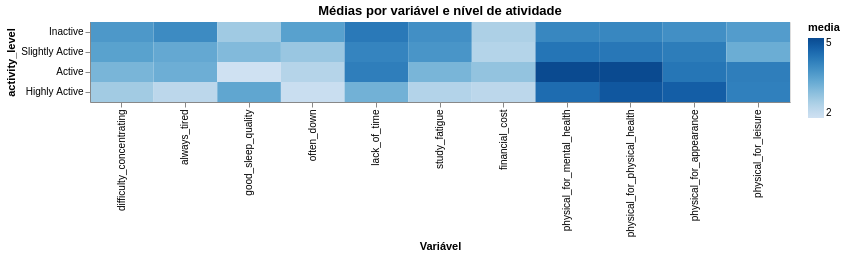

Source (notebook cell):
### Code cell
df_mean = df.groupby("activity_level")[columns_likert].mean().reset_index()

# Transformar em formato longo
df_long = df_mean.melt(id_vars="activity_level", var_name="variavel", value_name="media")

heatmap = alt.Chart(df_long).mark_rect().encode(
    x=alt.X('variavel:N', title='Variável', sort=columns_likert),
    y=alt.Y('activity_level:N', sort=levels_order),
    color=alt.Color('media:Q', scale=alt.Scale(scheme='blues')),
    tooltip=['activity_level:N', 'variavel:N', 'media:Q']
).properties(
    title='Médias por variável e nível de atividade',
    width=700
)

heatmap

### Figure 1 — Vega-Lite specification as saved in the notebook (floating-point values rounded to 4 significant figures)
{"config": {"view": {"continuousWidth": 300, "continuousHeight": 300}}, "data": {"name": "data-aa7c059d8ede243d936d9f9610fae528"}, "mark": {"type": "rect"}, "encoding": {"color": {"field": "media", "scale": {"scheme": "blues"}, "type": "quantitative"}, "tooltip": [{"field": "activity_level", "type": "nominal"}, {"field": "variavel", "type": "nominal"}, {"field": "media", "type": "quantitative"}], "x": {"field": "variavel", "sort": ["difficulty_concentrating", "always_tired", "good_sleep_quality", "often_down", "lack_of_time", "study_fatigue", "financial_cost", "physical_for_mental_health", "physical_for_physical_health", "physical_for_appearance", "physical_for_leisure"], "title": "Variável", "type": "nominal"}, "y": {"field": "activity_level", "sort": ["Inactive", "Slightly Active", "Active", "Highly Active"], "type": "nominal"}}, "title": "Médias por variável e nível de atividade", "width": 700, "$schema": "https://vega.github.io/schema/vega-lite/v5.20.1.json", "datasets": {"data-aa7c059d8ede243d936d9f9610fae528": [{"activity_level": "Active", "variavel": "difficulty_concentrating", "media": 3.143}, {"activity_level": "Highly Active", "variavel": "difficulty_concentrating", "media": 2.667}, {"activity_level": "Inactive", "variavel": "difficulty_concentrating", "media": 3.692}, {"activity_level": "Slightly Active", "variavel": "difficulty_concentrating", "media": 3.522}, {"activity_level": "Active", "variavel": "always_tired", "media": 3.286}, {"activity_level": "Highly Active", "variavel": "always_tired", "media": 2.333}, {"activity_level": "Inactive", "variavel": "always_tired", "media": 3.923}, {"activity_level": "Slightly Active", "variavel": "always_tired", "media": 3.391}, {"activity_level": "Active", "variavel": "good_sleep_quality", "media": 2.0}, {"activity_level": "Highly Active", "variavel": "good_sleep_quality", "media": 3.444}, {"activity_level": "Inactive", "variavel": "good_sleep_quality", "media": 2.692}, {"activity_level": "Slightly Active", "variavel": "good_sleep_quality", "media": 3.043}, {"activity_level": "Active", "variavel": "often_down", "media": 2.429}, {"activity_level": "Highly Active", "variavel": "often_down", "media": 2.111}, {"activity_level": "Inactive", "variavel": "often_down", "media": 3.538}, {"activity_level": "Slightly Active", "variavel": "often_down", "media": 2.783}, {"activity_level": "Active", "variavel": "lack_of_time", "media": 4.143}, {"activity_level": "Highly Active", "variavel": "lack_of_time", "media": 3.222}, {"activity_level": "Inactive", "variavel": "lack_of_time", "media": 4.231}, {"activity_level": "Slightly Active", "variavel": "lack_of_time", "media": 4.043}, {"activity_level": "Active", "variavel": "study_fatigue", "media": 3.143}, {"activity_level": "Highly Active", "variavel": "study_fatigue", "media": 2.444}, {"activity_level": "Inactive", "variavel": "study_fatigue", "media": 3.846}, {"activity_level": "Slightly Active", "variavel": "study_fatigue", "media": 3.739}, {"activity_level": "Active", "variavel": "financial_cost", "media": 2.857}, {"activity_level": "Highly Active", "variavel": "financial_cost", "media": 2.333}, {"activity_level": "Inactive", "variavel": "financial_cost", "media": 2.538}, {"activity_level": "Slightly Active", "variavel": "financial_cost", "media": 2.435}, {"activity_level": "Active", "variavel": "physical_for_mental_health", "media": 5.0}, {"activity_level": "Highly Active", "variavel": "physical_for_mental_health", "media": 4.444}, {"activity_level": "Inactive", "variavel": "physical_for_mental_health", "media": 4.0}, {"activity_level": "Slightly Active", "variavel": "physical_for_mental_health", "media": 4.304}, {"activity_level": "Active", "variavel": "physical_for_physical_health", "media": 5.0}, {"activity_level": "Highly Active", "variavel": "physical_for_physical_health", "media": 4.778}, {"activity_level": "Inactive", "variavel": "physical_for_physical_health", "media": 4.0}, {"activity_level": "Slightly Active", "variavel": "physical_for_physical_health", "media": 4.261}, {"activity_level": "Active", "variavel": "physical_for_appearance", "media": 4.286}, {"activity_level": "Highly Active", "variavel": "physical_for_appearance", "media": 4.667}, {"activity_level": "Inactive", "variavel": "physical_for_appearance", "media": 3.846}, {"activity_level": "Slightly Active", "variavel": "physical_for_appearance", "media": 4.174}, {"activity_level": "Active", "variavel": "physical_for_leisure", "media": 4.143}, {"activity_level": "Highly Active", "variavel": "physical_for_leisure", "media": 4.111}, {"activity_level": "Inactive", "variavel": "physical_for_leisure", "media": 3.615}, {"activity_level": "Slightly Active", "variavel": "physical_for_leisure", "media": 3.304}]}}
